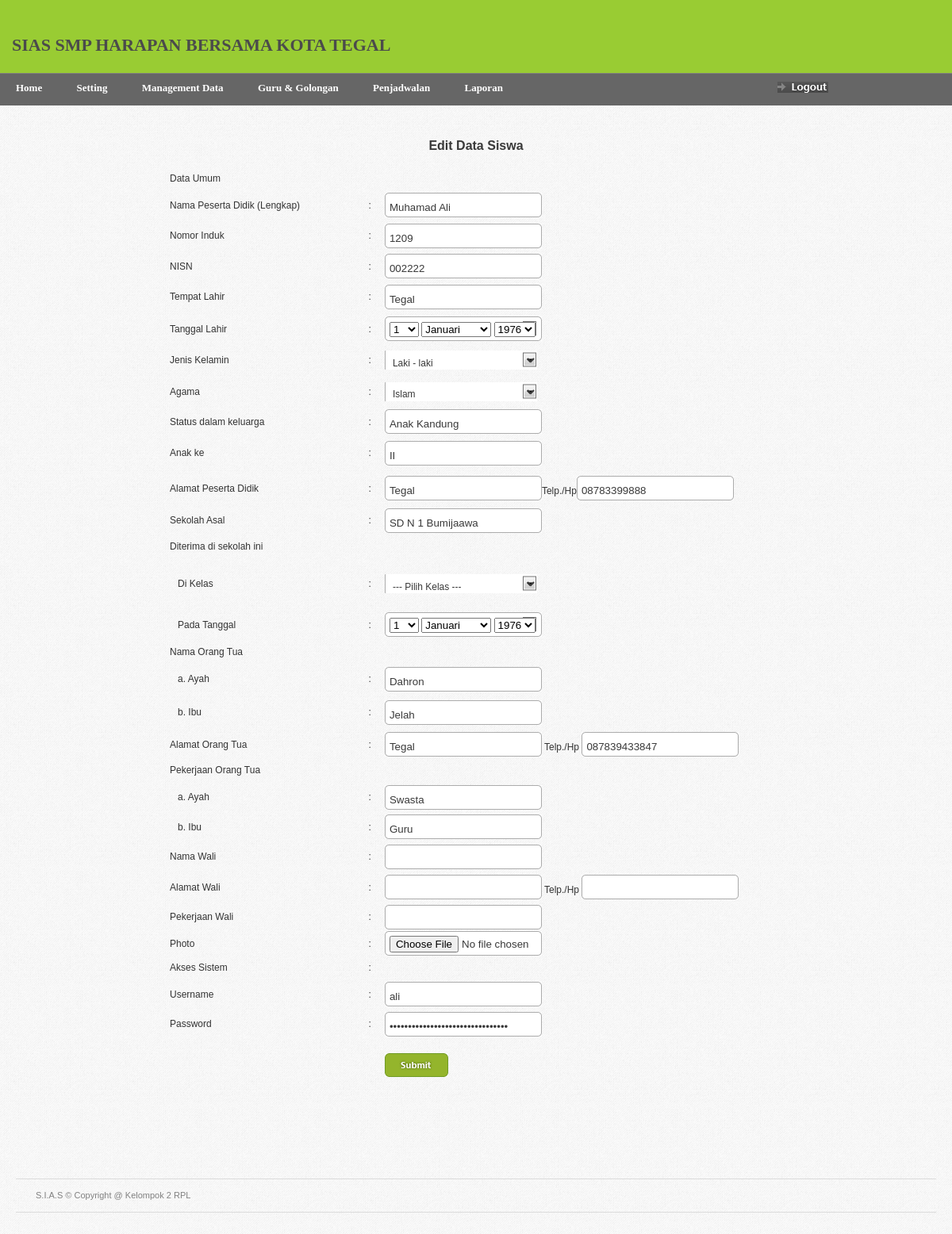
/home.php?page=siswaedit&id_siswa=9e6a55b6b4563e652a23be9d623ca5055c356940 (signed in), run on the app's committed database.
### tables this page shows
CREATE TABLE IF NOT EXISTS `data_siswa` (
  `id_siswa` int(5) NOT NULL auto_increment,
  `nama_siswa` varchar(20) NOT NULL,
  `nis` varchar(12) NOT NULL,
  `nisn` varchar(10) NOT NULL,
  `kota` varchar(20) NOT NULL,
  `tgl` int(2) NOT NULL,
  `bln` varchar(10) NOT NULL,
  `thn` int(4) NOT NULL,
  `kelamin` enum('laki-laki','perempuan') NOT NULL,
  `agama` varchar(10) NOT NULL,
  `status` varchar(20) NOT NULL,
  `anakke` varchar(10) NOT NULL,
  `alamat_siswa` text NOT NULL,
  `telpon_siswa` varchar(12) NOT NULL,
  `sekolahasal` varchar(20) NOT NULL,
  `kelas` varchar(6) NOT NULL,
  `pd_tgl` int(2) NOT NULL,
  `pd_bln` varchar(10) NOT NULL,
  `pd_thn` int(4) NOT NULL,
  `ayah` varchar(30) NOT NULL,
  `ibu` varchar(30) NOT NULL,
  `alamatortu` varchar(40) NOT NULL,
  `hportu` varchar(13) NOT NULL,
  `pekerjaanayah` varchar(20) NOT NULL,
  `pekerjaanibu` varchar(20) NOT NULL,
  `wali` varchar(30) NOT NULL,
  `alamatwali` varchar(40) NOT NULL,
  `hpwali` varchar(13) NOT NULL,
  `pekerjaanwali` varchar(20) NOT NULL,
  `gambar` varchar(50) NOT NULL,
  `username` varchar(20) NOT NULL,
  `password` varchar(100) NOT NULL,
  PRIMARY KEY  (`id_siswa`)
);

### siswaedit.php (the view, shortened to what this page needs)
<?php
if(isset($_GET['id_siswa']))
{
	$rs=mysql_query("Select * from data_siswa where sha1(id_siswa)='".$_GET['id_siswa']."'");
	$row=mysql_fetch_array($rs);
?>
<link rel="stylesheet" href="js/jquery-ui.css" type="text/css" />
<form name="form1" method="post" action="?page=siswaedit&id_siswa=<?php echo $_GET['id_siswa']; ?>&edit=1">
<center>
   <table width="772" height="1208" border="0">
	   <tr>
	     <td height="42" colspan="3"><h2 align="center">Edit Data Siswa </h2></td>
     </tr>
	   <tr>
		   <td height="30">Data Umum </td>
		   <td></td>
		   <td></td>
	   </tr>
    <tr>
      <td width="246" height="37">Nama Peserta Didik (Lengkap) </td>
      <td width="20">:</td>
      <td width="492">
        <input name="nama_siswa" type="text" class="inp-form" id="nama_siswa" value="<?php echo $row['nama_siswa']; ?>" maxlength="30" /></td>
    </tr>
    <tr>
      <td height="40">Nomor Induk </td>
      <td>:</td>
      <td><input name="nis" class="inp-form" type="text" id="nis" value="<?php echo $row['nis']; ?>" maxlength="8" /></td>
    </tr>
    <tr>
      <td height="37">NISN</td>
      <td>:</td>
      <td><input name="nisn" class="inp-form" type="text" id="nisn" value="<?php echo $row['nisn']; ?>" maxlength="10" /></td>
    </tr>
    <tr>
      <td height="40">Tempat Lahir </td>
      <td>:</td>
      <td><input name="kota" class="inp-form" type="text" id="kota" value="<?php echo $row['kota']; ?>" /></td>
    </tr>
    <tr>
      <td height="41">Tanggal Lahir</td>
      <td>:</td>
	  <td><label class="styledselect_form_1">
        <select name="tgl" id="tgl">
		<?php
		for ($x=1;$x<=31;$x++) {
		echo("<option value =$x>$x</option>");
		}?>
        </select>
        <select name="bln" id="bln">
				 <option value="januari"> Januari</option>
        </select>
        <select name="thn" id="thn">
		<?php
			 $a=Date("Y");
			 $b=$a-0;
			 $c=$a-40;
			 for ($x=$c;$x<=$b;$x++) {
			echo("<option value=$x>$x</option>");
} ?>
        </select>
      </label></td>
    </tr>
    <tr height="30">
      <td height="38">Jenis Kelamin </td>
      <td>:</td>
      <td>
      <select name="kelamin" id="kelamin" class="styledselect_form_1">
        <option value="laki-laki">Laki - laki</option>
        </select></td>
    </tr>
    <tr>
      <td height="41">Agama</td>
      <td>:</td>
      <td>
        <select name="agama" class="styledselect_form_1" >
          <option value="islam">Islam</option>
        </select>
     </td>
    </tr>
    <tr>
      <td height="35">Status dalam keluarga </td>
      <td>:</td>
      <td><input name="status"  class="inp-form" type="text" id="status" maxlength="20" value="<?php echo $row['status']; ?>" /></td>
    </tr>
    <tr>
      <td height="44">Anak ke </td>
      <td>:</td>
      <td><input name="anakke"  class="inp-form" type="text" id="anakke" maxlength="10" value="<?php echo $row['anakke']; ?>" /></td>
    </tr>
    <tr>
      <td height="45">Alamat Peserta Didik </td>
      <td>:</td>
      <td>
        <input name="alamat_siswa" class="inp-form" type="text" id="alamat_siswa" maxlength="70" value="<?php echo $row['alamat_siswa']; ?>" />Telp./Hp<input name="telpon_siswa" class="inp-form" type="text" id="telpon_siswa" maxlength="13" value="<?php echo $row['telpon_siswa']; ?>" /></td>
    </tr>
    <tr>
      <td height="36">Sekolah Asal </td>
      <td>:</td>
      <td>
        <input name="sekolahasal" class="inp-form" type="text" id="sekolahasal" maxlength="20" value="<?php echo $row['sekolahasal']; ?>" />
      </td>
    </tr>
    <tr>
      <td height="30">Diterima di sekolah ini </td>
      <td>&nbsp;</td>
      <td><label></label></td>
    </tr>
    <tr>
      <td height="41">&nbsp;&nbsp;&nbsp;Di Kelas </td>
      <td>:</td>
      <td><label>
	  <select name="kelas" class="styledselect_form_1">
			<option selected>--- Pilih Kelas ---</option>
	</select>
      </label></td>
    </tr>
	<?php
}
?>
	<?php
if(isset($_GET['id_siswa']))
{
	$rs=mysql_query("Select * from data_siswa where sha1(id_siswa)='".$_GET['id_siswa']."'");
	$row=mysql_fetch_array($rs);
?>
    <tr>
     <td>&nbsp;&nbsp;&nbsp;Pada Tanggal</td>
      <td height="39">:</td>
      <td><label class="styledselect_form_1">
        <select name="pd_tgl" id="pd_tgl">
		<?php
		for ($x=1;$x<=31;$x++) {
		echo("<option value =$x>$x</option>");
		}?>
        </select>
        <select name="pd_bln" id="pd_bln">
				 <option value="januari"> Januari</option>
        </select>
        <select name="pd_thn" id="pd_thn">
		<?php
			 $a=Date("Y");
			 $b=$a-0;
			 $c=$a-40;
			 for ($x=$c;$x<=$b;$x++) {
			echo("<option value=$x>$x</option>");
} ?>
        </select>
      </label></td>
    </tr>
    <tr>
      <td height="30">Nama Orang Tua </td>
      <td>&nbsp;</td>
      <td><label></label></td>
    </tr>
    <tr>
      <td height="38">&nbsp;&nbsp;&nbsp;a. Ayah </td>
      <td>:</td>
      <td>
        <input name="ayah" class="inp-form" type="text" id="ayah" maxlength="30" value="<?php echo $row['ayah']; ?>"/>
      </td>
    </tr>
    <tr>
      <td height="46">&nbsp;&nbsp;&nbsp;b. Ibu </td>
      <td>:</td>
      <td><input name="ibu" type="text" class="inp-form" id="ibu" maxlength="30" value="<?php echo $row['ibu']; ?>" /></td>
    </tr>
    <tr>
      <td height="35">Alamat Orang Tua </td>
      <td>:</td>
      <td>
        <input name="alamatortu" type="text" class="inp-form" id="alamatortu" maxlength="40" value="<?php echo $row['alamatortu']; ?>" />
        Telp./Hp
        <input name="hportu" type="text" id="hportu" class="inp-form" maxlength="13" value="<?php echo $row['hportu']; ?>"/>
      </td>
    </tr>
    <tr>
      <td height="30">Pekerjaan Orang Tua </td>
      <td>&nbsp;</td>
      <td>&nbsp;</td>
    </tr>
    <tr>
      <td height="38">&nbsp;&nbsp;&nbsp;a. Ayah </td>
      <td>:</td>
      <td>
        <input name="pekerjaanayah" class="inp-form" type="text" id="pekerjaanayah" maxlength="20" value="<?php echo $row['pekerjaanayah']; ?>"/>
      </td>
    </tr>
    <tr>
      <td height="37">&nbsp;&nbsp;&nbsp;b. Ibu </td>
      <td>:</td>
      <td><input name="pekerjaanibu" class="inp-form" type="text" id="pekerjaanibu" maxlength="20" value="<?php echo $row['pekerjaanibu']; ?>"/></td>
    </tr>
    <tr>
      <td height="38">Nama Wali </td>
      <td>:</td>
      <td>
        <input name="wali" type="text" class="inp-form" id="wali" maxlength="30" value="<?php echo $row['wali']; ?>"/>
      </td>
    </tr>
    <tr>
      <td height="39">Alamat Wali </td>
      <td>:</td>
      <td><input name="alamatwali" type="text" class="inp-form" id="alamatwali" maxlength="40" value="<?php echo $row['alamatwali']; ?>"/>
        Telp./Hp
      <input name="hpwali" type="text" id="hpwali" class="inp-form" maxlength="13" value="<?php echo $row['hpwali']; ?>"/></td>
    </tr>
    <tr>
      <td height="36">Pekerjaan Wali </td>
      <td>:</td>
      <td><input name="pekerjaanwali" type="text" class="inp-form" id="pekerjaanwali" maxlength="20" value="<?php echo $row['pekerjaanwali']; ?>"/></td>
    </tr>
    <tr>
      <td height="30">Photo </td>
      <td>:</td>
      <td>
        <input type="file" name="gambar" id="gambar" class="inp-form" />
      </td>
    </tr>
	   <tr>
		   <td height="30">Akses Sistem </td>
		   <td>:</td>
		   <td></td>
	   </tr>
	   <tr>
		   <td height="37">Username </td>
		   <td>:</td>
		   <td><input name="username" type="text" class="inp-form" id="usename" maxlength="12" value="<?php echo $row['username']; ?>"/></td>
	   </tr>
	   <tr>
		   <td height="38">Password </td>
		   <td>:</td>
		   <td><input name="password" type="password" class="inp-form" id="pass" maxlength="10" value="<?php echo $row['password']; ?>"/></td>
	   </tr>
	<tr>
	<td> &nbsp; &nbsp; &nbsp;</td>
	<td>&nbsp;</td>
	<td> <input type="submit" class="form-submit" name="button" id="button">&nbsp;&nbsp;<input type="button" class="form-batal" name="reset" id="reset" value="Cancel" onclick="window.location='?page=siswatampil'"> </td>
	</tr>
  </table>
  </center>
</form>
<?php
}else{
	echo "<script>window.location='?page=siswatampil'</script>";
}
?>

### css/screen.css (style rules this page uses)
* { margin: 0; padding: 0; }
html, body { height: 100%; }
body { background: url(../images/gray_jean.png); color: #393939; font-family: Arial; font-size: 0px; line-height: 0; }
h2 { color: #393939; font-size: 16px; font-weight: bold; line-height: 20px; margin-bottom: 10px; }
.form-submit { background: url(../images/forms/form_filter.gif) no-repeat; border: none; cursor: pointer; display: block; float: left; height: 30px; margin: 0 4px 0 0; padding: 0; text-indent: -3000px; width: 80px; }
.form-batal { background: url(../images/forms/form_batal.gif) no-repeat; border: none; cursor: pointer; display: block; float: left; height: 30px; margin: 0 4px 0 0; padding: 0; text-indent: -3000px; width: 80px; }
.inp-form { background: url(../images/forms/form_inp.gif) no-repeat; border: none; color: #393939; height: 25px; padding: 6px 6px 0 6px; width: 186px; }
table { border-collapse: collapse; }
form { margin: 0; padding: 0; }
.styledselect_form_1 { background: url(../images/forms/form_select.gif) left no-repeat; border: none; border-left: none; color: #393939; cursor: pointer; display: block; font-family: Arial; font-size: 12px; height: 24px; margin: 0px 0px 0px 0px; padding: 7px 0 0 6px; text-align: left; width: 192px; }
label { padding: 2px; }
label { color: red; line-height: 20px; }

### data on the page
data_siswa: nama_siswa "Muhamad Ali", nis "1209", nisn "002222", kota "Tegal", status "Anak Kandung", anakke "II", alamat_siswa "Tegal", telpon_siswa "08783399888", sekolahasal "SD N 1 Bumijaawa", ayah "Dahron", ibu "Jelah", alamatortu "Tegal", hportu "087839433847", pekerjaanayah "Swasta", pekerjaanibu "Guru", username "ali"

### other printed values
form field tgl "1"
form field thn "1976"
form field pd_tgl "1"
form field pd_thn "1976"
